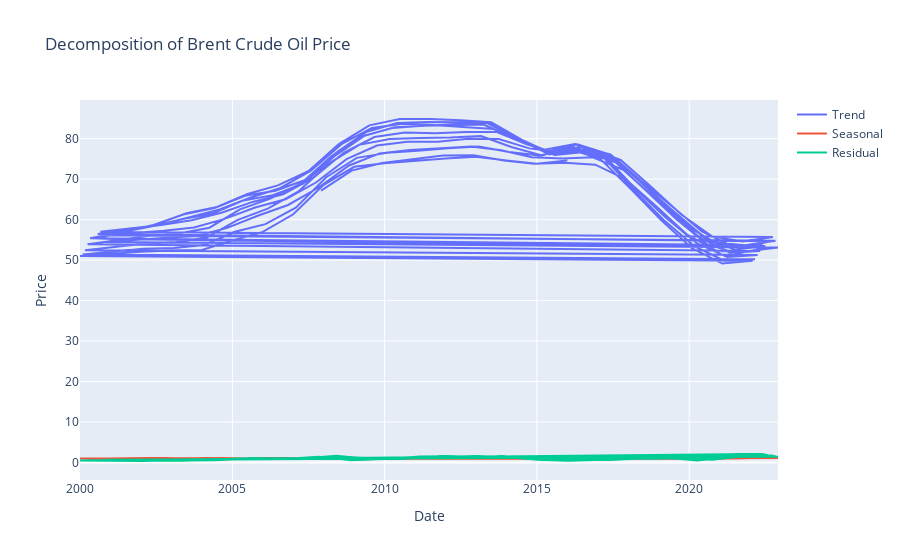

Notebook code cell kept with this figure:
### Code cell
# DECOMPOSE THE TIME SERIES
# Add a small constant value to the time series to avoid zero and negative values
df['Price'] = df['Price'] + 0.01
result = seasonal_decompose(df['Price'], model='multiplicative', period=12)

# Plot the decomposed time series with plotly
fig = go.Figure()
fig.add_trace(go.Scatter(x=df['Date'], y=result.trend, mode='lines', name='Trend'))
fig.add_trace(go.Scatter(x=df['Date'], y=result.seasonal, mode='lines', name='Seasonal'))
fig.add_trace(go.Scatter(x=df['Date'], y=result.resid, mode='lines', name='Residual'))
fig.update_layout(title='Decomposition of Brent Crude Oil Price', xaxis_title='Date', yaxis_title='Price')
fig.show()

### Figure 1 — Plotly figure (JSON) as saved in the notebook; plotly's stock layout.template omitted (floating-point values rounded to 4 significant figures; data arrays with more than 128 entries replaced by an {"elided": "..."} marker saying what was removed)
{"data": [{"mode": "lines", "name": "Trend", "type": "scatter", "x": {"elided": "264 str values"}, "y": {"elided": "264 float values"}}, {"mode": "lines", "name": "Seasonal", "type": "scatter", "x": {"elided": "264 str values"}, "y": {"elided": "264 float values"}}, {"mode": "lines", "name": "Residual", "type": "scatter", "x": {"elided": "264 str values"}, "y": {"elided": "264 float values"}}], "layout": {"title": {"text": "Decomposition of Brent Crude Oil Price"}, "xaxis": {"title": {"text": "Date"}}, "yaxis": {"title": {"text": "Price"}}}}
